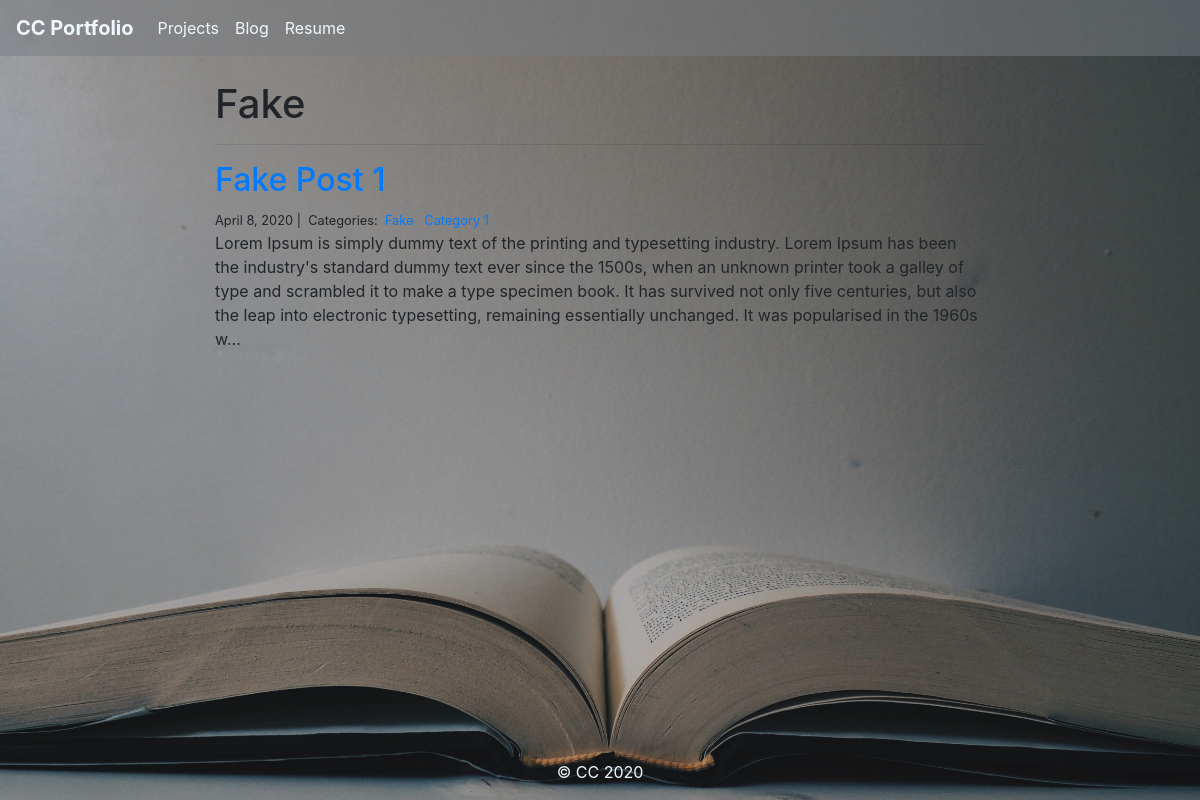
Screenshot of /blog/Fake/ with the database file from the repository.
### blog/models.py (models this page shows)
class Category(models.Model):
    name = models.CharField(max_length=20)

class Post(models.Model):
    title = models.CharField(max_length=255)
    body = models.TextField()
    created_on = models.DateTimeField(auto_now_add=True)
    last_modified = models.DateTimeField(auto_now=True)
    categories = models.ManyToManyField('Category', related_name='posts')

### blog/views.py (the view)
# urls.py: path("<category>/", views.blog_category, name="blog_category"),
def blog_category(request, category):
    posts = Post.objects.filter(
        categories__name__contains=category
    ).order_by(
        '-created_on'
    )
    context = {
        "category": category,
        "posts": posts
    }
    return render(request, "blog_category.html", context)

### blog/templates/blog_category.html
{% extends "base.html" %}
{% block page_content %}
<div class="col-md-8 offset-md-2">
    <h1>{{ category | title }}</h1>
    <hr>
    {% for post in posts %}
        <h2><a href="{% url 'blog_detail' post.pk%}">{{ post.title }}</a></h2>
        <small>
            {{ post.created_on.date }} |&nbsp;
            Categories:&nbsp;
            {% for category in post.categories.all %}
            <a href="{% url 'blog_category' category.name %}">
                {{ category.name }}
            </a>&nbsp;
            {% endfor %}
        </small>
        <p>{{ post.body | slice:":400" }}...</p>
    {% endfor %}
</div>
{% endblock %}

### asset/personal_portfolio/static/css/body.css (style rules this page uses)
body { background-attachment: fixed; background-position: center; background-repeat: no-repeat; background-size: cover; }

### rows the page displays
Category: name "Fake"
Post: title "Fake Post 1", created_on "April 8, 2020", body "Lorem Ipsum is simply dummy text of the printing and typesetting industry. Lorem Ipsum has been the industry's standard dummy text ever since the 1500s, when an unknown printer took a galley of type and scrambled it to make a type specimen book. It has survived not only five centuries, but also the leap into electronic typesetting, remaining essentially unchanged. It was popularised in the 1960s w"
Category: name "Category 1"
